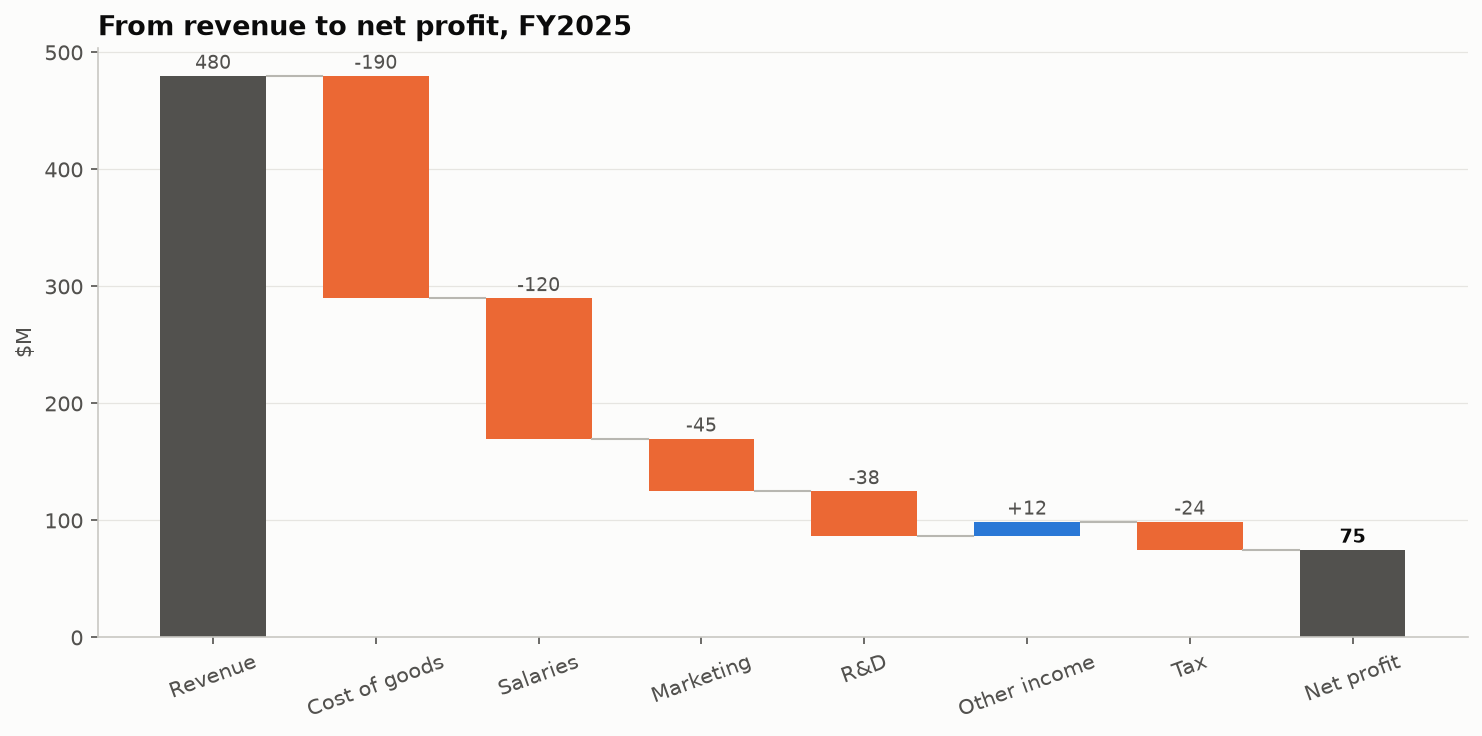

Write Python code to recreate this figure.
"""
Waterfall Chart  -  family: Part-to-whole

DESIGN PURPOSE
Shows how a starting value becomes an ending value through a sequence of
positive and negative steps. Each floating bar starts where the previous one
ended, so the chart is a running total broken into its contributions.

WHEN TO USE
  - Bridge from one total to another (revenue → profit, last year → this year)
  - Show which components add to or subtract from a result
  - Variance analysis (budget vs. actual by driver)

AVOID WHEN
  - Steps have no natural order
  - There are dozens of small steps (group them)

ALTERNATIVES
  - Diverging bar of contributions
  - Stacked bar

EXAMPLE
Bridge from revenue to net profit for a fiscal year ($M).

Run:  python waterfall_chart.py
"""
import sys
from pathlib import Path

import numpy as np
import pandas as pd
import matplotlib.pyplot as plt

# Library style: categorical colors in fixed order, recessive axes, hairline grid.
PALETTE = ["#2a78d6", "#eb6834", "#1baf7a", "#eda100",
           "#e87ba4", "#008300", "#6250d6", "#e34948"]
SEQ_CMAP = "Blues"      # sequential: one hue, light -> dark
DIV_CMAP = "RdBu_r"     # diverging: two opposite hues, neutral midpoint
GRAY = "#b8b7b1"        # de-emphasised marks
plt.rcParams.update({
    "figure.figsize": (8, 4.8), "figure.dpi": 110, "figure.facecolor": "#fcfcfb",
    "axes.facecolor": "#fcfcfb", "axes.edgecolor": "#c9c8c3", "axes.linewidth": 0.8,
    "axes.spines.top": False, "axes.spines.right": False,
    "axes.grid": True, "grid.color": "#e6e5e1", "grid.linewidth": 0.6, "axes.axisbelow": True,
    "axes.prop_cycle": plt.cycler(color=PALETTE),
    "axes.titlesize": 13, "axes.titleweight": "bold", "axes.titlelocation": "left",
    "axes.labelcolor": "#52514e", "xtick.color": "#52514e", "ytick.color": "#52514e",
    "text.color": "#0b0b0b", "font.size": 10, "lines.linewidth": 2,
    "legend.frameon": False,
})

# --- Example data ------------------------------------------------------------
steps = pd.Series({"Revenue": 480, "Cost of goods": -190, "Salaries": -120,
                   "Marketing": -45, "R&D": -38, "Other income": 12, "Tax": -24})
steps

# --- Plot --------------------------------------------------------------------
cum = steps.cumsum()
starts = cum - steps
labels = list(steps.index) + ["Net profit"]
fig, ax = plt.subplots(figsize=(10, 5))
for i, (name, v) in enumerate(steps.items()):
    if i == 0:
        color, bottom, h = "#52514e", 0, v
    else:
        color = PALETTE[0] if v >= 0 else PALETTE[1]
        bottom, h = min(starts.iloc[i], cum.iloc[i]), abs(v)
    ax.bar(i, h, bottom=bottom, color=color, width=0.65)
    ax.text(i, bottom + h + 6, f"{v:+,}" if i else f"{v:,}", ha="center", fontsize=9,
            color="#52514e")
    ax.plot([i + 0.33, i + 0.67], [cum.iloc[i]] * 2, color="#b8b7b1", linewidth=1)
net = cum.iloc[-1]
ax.bar(len(steps), net, color="#52514e", width=0.65)
ax.text(len(steps), net + 6, f"{net:,}", ha="center", fontsize=9, fontweight="bold")
ax.set_xticks(range(len(labels)), labels, rotation=20)
ax.set_ylabel("$M")
ax.set_title("From revenue to net profit, FY2025")
ax.grid(axis="x", visible=False)
fig.tight_layout()

# --- Save / show -------------------------------------------------------------
out = Path(__file__).with_name(Path(__file__).stem + ".png")
fig.savefig(out, dpi=150, bbox_inches="tight")
print(f"saved {out}")
if "--no-show" not in sys.argv:
    plt.show()
